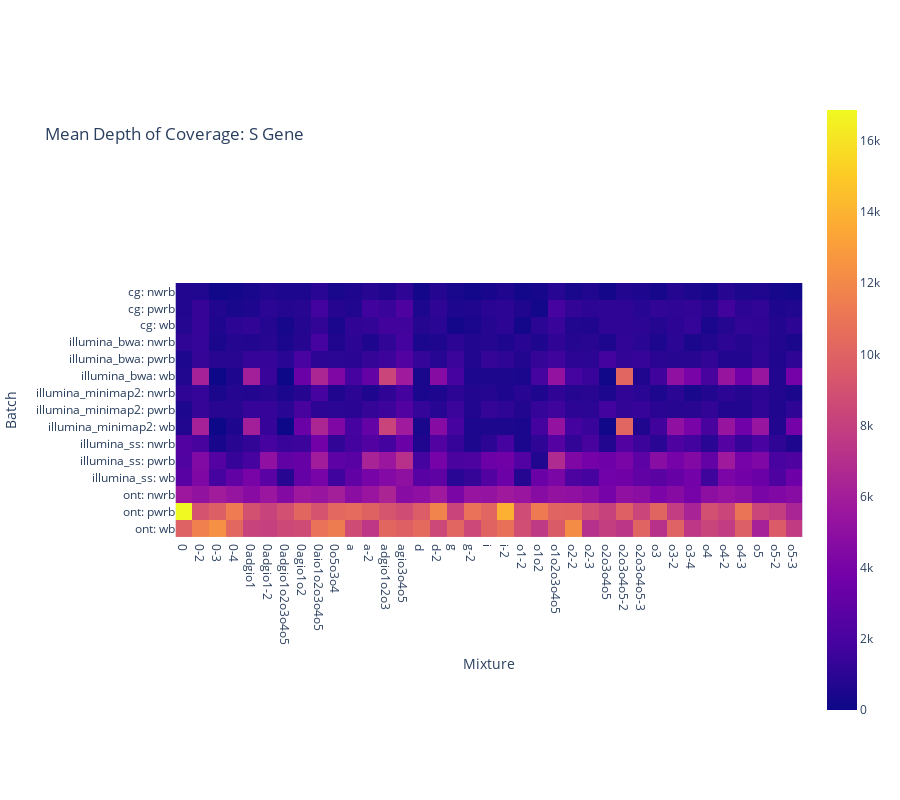
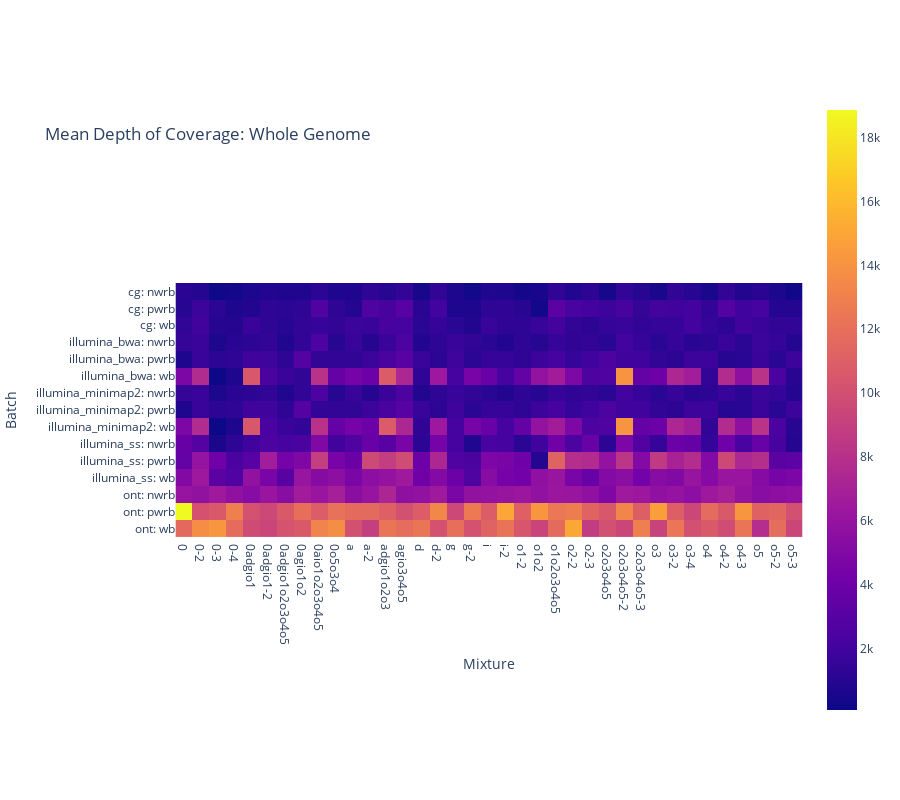

Write notebook code for charts like these, in order.
### Code cell
genes_of_interest = ["S","whole genome"]
# genes_of_interest = gene_df["gene"].unique() # use to create heatmaps for all genes
for gene in genes_of_interest:
    depth_df = gene_df[gene_df["gene"] == gene]
    depth_df.to_csv(outdir / f"{gene.replace(' ','-')}-depth-of-coverage.csv", index=False)
    fig = getHeatmap(
        depth_df, "mean_coverage", 
        title=f"Mean Depth of Coverage: {gene.title() + (' Gene' if 'whole' not in gene else '')}", labels={"y":"Batch","x":"Mixture"}, 
        height=800,
        # width=800,
        title_y=.84,
    )
    fig.show()
    pio.write_image(fig, outdir/f"{gene.replace(' ','-')}-depth-of-coverage.jpg", width=1600, height=1200, scale=2)

### Figure 1 — Plotly figure (JSON) as saved in the notebook; plotly's stock layout.template omitted (floating-point values rounded to 4 significant figures; data arrays with more than 128 entries replaced by an {"elided": "..."} marker saying what was removed)
{"data": [{"coloraxis": "coloraxis", "hovertemplate": "Mixture: %{x}<br>Batch: %{y}<br>color: %{z}<extra></extra>", "name": "0", "type": "heatmap", "x": ["0", "0-2", "0-3", "0-4", "0adgio1", "0adgio1-2", "0adgio1o2o3o4o5", "0agio1o2", "0aio1o2o3o4o5", "0o5o3o4", "a", "a-2", "adgio1o2o3", "agio3o4o5", "d", "d-2", "g", "g-2", "i", "i-2", "o1-2", "o1o2", "o1o2o3o4o5", "o2-2", "o2-3", "o2o3o4o5", "o2o3o4o5-2", "o2o3o4o5-3", "o3", "o3-2", "o3-4", "o4", "o4-2", "o4-3", "o5", "o5-2", "o5-3"], "xaxis": "x", "y": ["cg: nwrb", "cg: pwrb", "cg: wb", "illumina_bwa: nwrb", "illumina_bwa: pwrb", "illumina_bwa: wb", "illumina_minimap2: nwrb", "illumina_minimap2: pwrb", "illumina_minimap2: wb", "illumina_ss: nwrb", "illumina_ss: pwrb", "illumina_ss: wb", "ont: nwrb", "ont: pwrb", "ont: wb"], "yaxis": "y", "z": {"elided": "15x37 float values"}}], "layout": {"coloraxis": {"colorscale": [[0, "#0d0887"], [0.1111, "#46039f"], [0.2222, "#7201a8"], [0.3333, "#9c179e"], [0.4444, "#bd3786"], [0.5556, "#d8576b"], [0.6667, "#ed7953"], [0.7778, "#fb9f3a"], [0.8889, "#fdca26"], [1, "#f0f921"]]}, "height": 800, "title": {"text": "Mean Depth of Coverage: S Gene", "y": 0.84}, "xaxis": {"anchor": "y", "constrain": "domain", "domain": [0, 1], "scaleanchor": "y", "title": {"text": "Mixture"}}, "yaxis": {"anchor": "x", "autorange": "reversed", "constrain": "domain", "domain": [0, 1], "title": {"text": "Batch"}}}}

### Figure 2 — Plotly figure (JSON) as saved in the notebook; plotly's stock layout.template omitted (floating-point values rounded to 4 significant figures; data arrays with more than 128 entries replaced by an {"elided": "..."} marker saying what was removed)
{"data": [{"coloraxis": "coloraxis", "hovertemplate": "Mixture: %{x}<br>Batch: %{y}<br>color: %{z}<extra></extra>", "name": "0", "type": "heatmap", "x": ["0", "0-2", "0-3", "0-4", "0adgio1", "0adgio1-2", "0adgio1o2o3o4o5", "0agio1o2", "0aio1o2o3o4o5", "0o5o3o4", "a", "a-2", "adgio1o2o3", "agio3o4o5", "d", "d-2", "g", "g-2", "i", "i-2", "o1-2", "o1o2", "o1o2o3o4o5", "o2-2", "o2-3", "o2o3o4o5", "o2o3o4o5-2", "o2o3o4o5-3", "o3", "o3-2", "o3-4", "o4", "o4-2", "o4-3", "o5", "o5-2", "o5-3"], "xaxis": "x", "y": ["cg: nwrb", "cg: pwrb", "cg: wb", "illumina_bwa: nwrb", "illumina_bwa: pwrb", "illumina_bwa: wb", "illumina_minimap2: nwrb", "illumina_minimap2: pwrb", "illumina_minimap2: wb", "illumina_ss: nwrb", "illumina_ss: pwrb", "illumina_ss: wb", "ont: nwrb", "ont: pwrb", "ont: wb"], "yaxis": "y", "z": {"elided": "15x37 float values"}}], "layout": {"coloraxis": {"colorscale": [[0, "#0d0887"], [0.1111, "#46039f"], [0.2222, "#7201a8"], [0.3333, "#9c179e"], [0.4444, "#bd3786"], [0.5556, "#d8576b"], [0.6667, "#ed7953"], [0.7778, "#fb9f3a"], [0.8889, "#fdca26"], [1, "#f0f921"]]}, "height": 800, "title": {"text": "Mean Depth of Coverage: Whole Genome", "y": 0.84}, "xaxis": {"anchor": "y", "constrain": "domain", "domain": [0, 1], "scaleanchor": "y", "title": {"text": "Mixture"}}, "yaxis": {"anchor": "x", "autorange": "reversed", "constrain": "domain", "domain": [0, 1], "title": {"text": "Batch"}}}}
